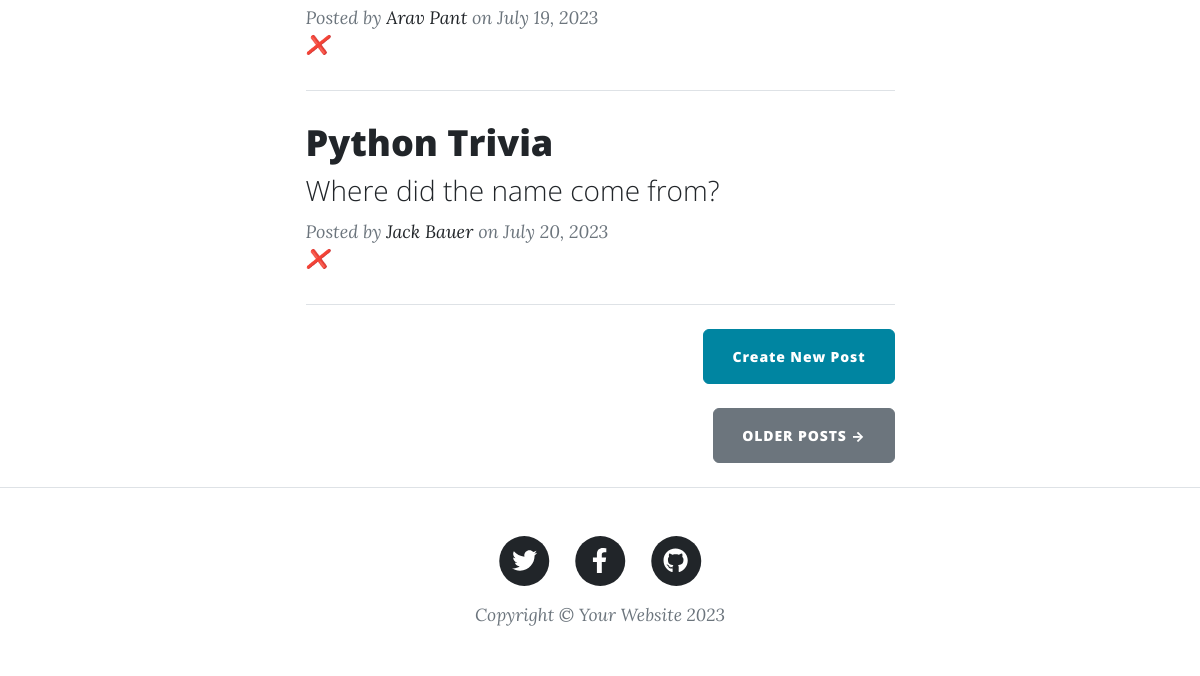
/ (lower part), run on an earlier commit of the app's database.
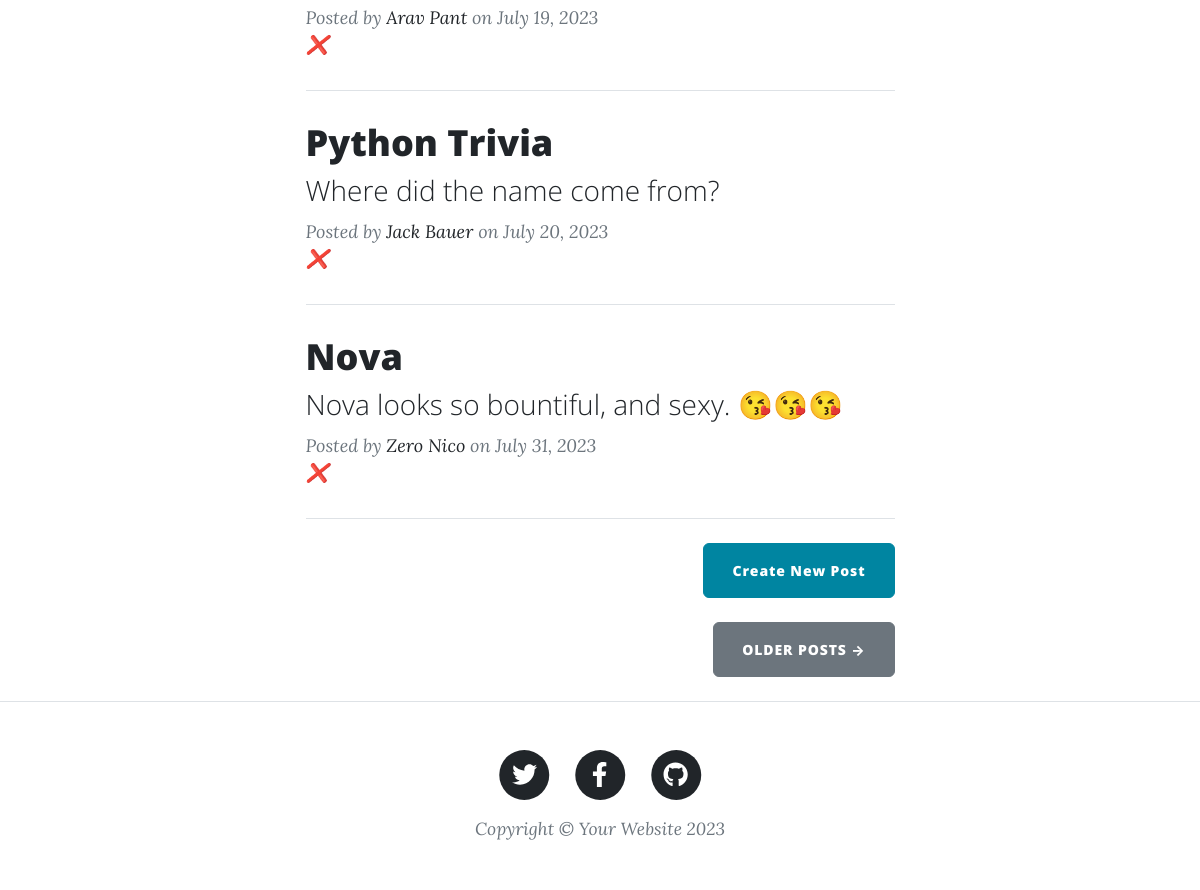
And on a later commit of the database.
### main.py (models this page shows)
class BlogPost(db.Model):
    id = db.Column(db.Integer, primary_key=True)
    title = db.Column(db.String(250), unique=True, nullable=False)
    subtitle = db.Column(db.String(250), nullable=False)
    date = db.Column(db.String(250), nullable=False)
    body = db.Column(db.Text, nullable=False)
    author = db.Column(db.String(250), nullable=False)
    img_url = db.Column(db.String(250), nullable=False)
    def to_dict(self):
        return {i.name: getattr(self, i.name) for i in self.__table__.columns}

### main.py (the view)
@app.route("/")
def get_all_posts():
    data = list(db.session.query(BlogPost))
    posts = [i.to_dict() for i in data]
    return render_template("index.html", all_posts=posts)

### templates/index.html (shortened to what this page needs)
{% include "header.html" %}
<div class="container px-4 px-lg-5">
  <div class="row gx-4 gx-lg-5 justify-content-center">
    <div class="col-md-10 col-lg-8 col-xl-7">
      {% for post in all_posts %}
      <div class="post-preview">
        <a href="{{ url_for('show_post', post_id=post.id) }}">
          <h2 class="post-title">{{ post.title }}</h2>
          <h3 class="post-subtitle">{{ post.subtitle }}</h3>
        </a>
        <p class="post-meta">
          Posted by
          <a href="#">{{post.author}}</a>
          on {{post.date}}
          <br>
          <a href="{{url_for('delete_post', post_id=post.id)}}">❌</a>
        </p>
      </div>
      <hr class="my-4" />
      {% endfor %}
      <div class="d-flex justify-content-end mb-4">
        <a class="btn btn-primary float-right" href="{{url_for('make_post')}}">Create New Post</a>
      </div>
      <div class="d-flex justify-content-end mb-4">
        <a class="btn btn-secondary text-uppercase" href="#!">Older Posts →</a>
      </div>
    </div>
  </div>
</div>
{% include "footer.html" %}

What changed in the data, as far as the page shows it:
added BlogPost: title "Nova", subtitle "Nova looks so bountiful, and sexy. 😘😘😘", author "Zero Nico", date "July 31, 2023"
